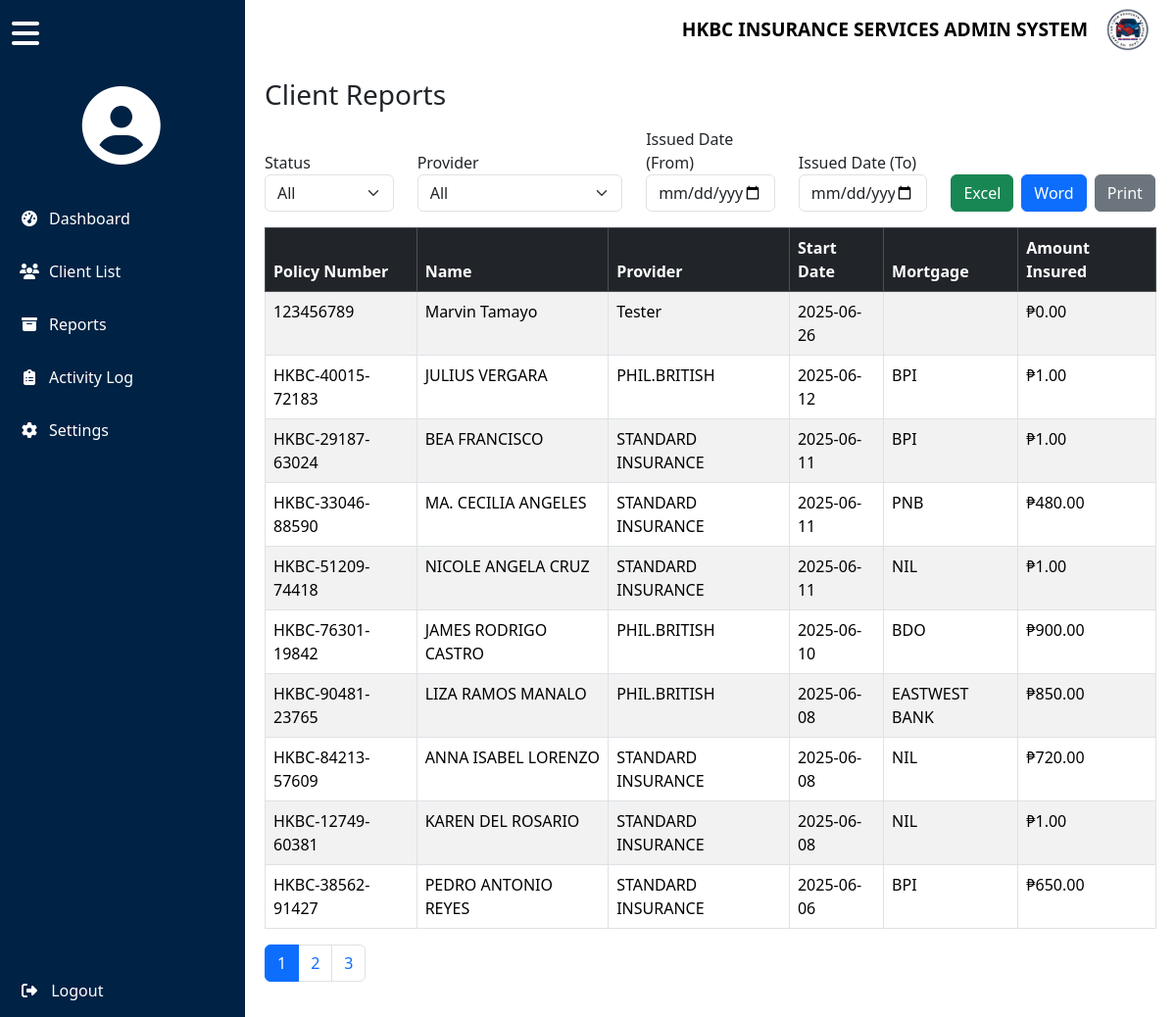
The app's page /report.php with its own data.
### tables this page shows
CREATE TABLE `cliente` (
  `id` int(11) NOT NULL AUTO_INCREMENT,
  `policy_number` varchar(255) DEFAULT NULL,
  `name` varchar(255) DEFAULT NULL,
  `provider` varchar(255) DEFAULT NULL,
  `facebook` varchar(255) DEFAULT NULL,
  `contact_number` varchar(255) DEFAULT NULL,
  `email` varchar(255) DEFAULT NULL,
  `address` varchar(255) DEFAULT NULL,
  `start_date` varchar(255) DEFAULT NULL,
  `end_date` varchar(255) DEFAULT NULL,
  `vehicle_unit` varchar(100) DEFAULT NULL,
  `chasis_no` varchar(100) DEFAULT NULL,
  `motor_no` varchar(100) DEFAULT NULL,
  `plate_no` varchar(50) DEFAULT NULL,
  `vehicle_color` varchar(255) DEFAULT NULL,
  `amount_insured` decimal(15,2) DEFAULT NULL,
  `bipd` decimal(10,2) DEFAULT NULL,
  `pa` decimal(10,2) DEFAULT NULL,
  `aon` decimal(10,2) DEFAULT NULL,
  `net_remitting` decimal(10,2) DEFAULT NULL,
  `hkbc_net` decimal(10,2) DEFAULT NULL,
  `mark_up` decimal(10,2) DEFAULT NULL,
  `late_charges` decimal(10,2) DEFAULT NULL,
  `cancelled_income` decimal(10,2) DEFAULT NULL,
  `reinstatement_fee` decimal(10,2) DEFAULT NULL,
  `make_up_agent` decimal(10,2) DEFAULT NULL,
  `comission` decimal(10,2) DEFAULT NULL,
  `source` varchar(255) DEFAULT NULL,
  `mortgage` varchar(255) DEFAULT NULL,
  `status` varchar(255) DEFAULT NULL,
  `or_number` decimal(10,2) DEFAULT NULL,
  `payment_1` decimal(10,2) DEFAULT NULL,
  `payment_2` decimal(10,2) DEFAULT NULL,
  `payment_3` decimal(10,2) DEFAULT NULL,
  `payment_4` decimal(10,2) DEFAULT NULL,
  `payment_5` decimal(10,2) DEFAULT NULL,
  `payment_6` decimal(10,2) DEFAULT NULL,
  `payment_status` varchar(100) DEFAULT NULL,
  `date_remittance` date DEFAULT NULL,
  `ctpl` varchar(100) DEFAULT NULL,
  `bank_status` varchar(100) DEFAULT NULL,
  `remarks` text DEFAULT NULL,
  `photo` varchar(255) DEFAULT NULL,
  `old_id` int(11) DEFAULT NULL,
  `created_at` datetime DEFAULT current_timestamp(),
  `is_active` tinyint(1) NOT NULL DEFAULT 1,
  PRIMARY KEY (`id`),
  UNIQUE KEY `email` (`email`)
);

### report.php (the view, shortened to what this page needs)
<?php
$servername = "localhost";
$username = "root";
$password = "";
$database = "u755652361_thesis";
$conn = new mysqli($servername, $username, $password, $database);
$page = isset($_GET['page']) ? max(1, intval($_GET['page'])) : 1;
$limit = 10;
$offset = ($page - 1) * $limit;
$start_date = $_GET['start_date'] ?? '';
$end_date = $_GET['end_date'] ?? '';
$where = [];
$whereSQL = $where ? "WHERE " . implode(" AND ", $where) : "";
$totalRes = $conn->query("SELECT COUNT(*) as total FROM cliente $whereSQL");
$totalRows = $totalRes->fetch_assoc()['total'];
$totalPages = ceil($totalRows / $limit);
$result = $conn->query("SELECT * FROM cliente $whereSQL ORDER BY id DESC LIMIT $limit OFFSET $offset");
?>
<!DOCTYPE html>
<html lang="en">
<head>
  <link href="https://cdnjs.cloudflare.com/ajax/libs/font-awesome/6.5.0/css/all.min.css" rel="stylesheet">
  <link href="https://cdn.jsdelivr.net/npm/bootstrap@5.3.2/dist/css/bootstrap.min.css" rel="stylesheet">
</head>
<body>
<header>
  <div class="header-left">
    <h2>h</h2>
  </div>
  <div class="header-right">
    <div class="title">HKBC INSURANCE SERVICES ADMIN SYSTEM</div>
    <img src="logo.png" alt="HKBC Logo" style="height: 60px; width: 60px; border-radius: 50%; background-color: white;">
  </div>
</header>
<div class="sidebar d-flex flex-column" id="sidebar">
  <button class="toggle-btn" onclick="toggleSidebar()"><i class="fas fa-bars"></i></button>
  <div class="admin-profile">
    <i class="fas fa-user-circle admin-icon"></i>
  </div>
  <ul class="flex-grow-1 w-100">
    <li><a href="dashboard.php"><i class="fas fa-tachometer-alt"></i> <span class="text">Dashboard</span></a></li>
    <li><a href="client.php"><i class="fas fa-users"></i> <span class="text">Client List</span></a></li>
    <li><a href="report.php"><i class="fas fa-archive"></i> <span class="text">Reports</span></a></li>
    <li><a href="activitylog.php"><i class="fas fa-clipboard-list"></i> <span class="text">Activity Log</span></a></li>
    <li><a href="settings.php"><i class="fas fa-cog"></i> <span class="text">Settings</span></a></li>
  </ul>
  <form action="logout.php" method="POST" class="logout-btn">
    <button type="submit" class="btn w-100 text-start text-white" style="border-radius: 0; padding: 15px 20px; border: none;">
      <i class="fas fa-sign-out-alt me-2"></i> <span class="text">Logout</span>
    </button>
  </form>
</div>
<div class="content">
  <h3 class="mb-3">Client Reports</h3>
<div class="row align-items-end mb-3">
  <div class="col-md-2">
    <label>Status</label>
    <select id="status" class="form-select">
      <option value="">All</option>
    </select>
  </div>
  <div class="col-md-3">
    <label>Provider</label>
    <select id="provider" class="form-select">
      <option value="">All</option>
    </select>
  </div>
  <div class="col-md-2">
    <label>Issued Date (From)</label>
    <input type="date" id="start_date" class="form-control" value="<?= $start_date ?>">
  </div>
  <div class="col-md-2">
    <label>Issued Date (To)</label>
    <input type="date" id="end_date" class="form-control" value="<?= $end_date ?>">
  </div>
  <div class="col-md-2 d-flex gap-2">
    <div class="w-100">
      <a href="export_excel.php?<?= $_SERVER['QUERY_STRING'] ?>" class="btn btn-success w-100">Excel</a>
    </div>
    <div class="w-100">
      <a href="export_word.php?<?= $_SERVER['QUERY_STRING'] ?>" class="btn btn-primary w-100">Word</a>
    </div>
    <div class="w-100">
      <button class="btn btn-secondary w-100" onclick="printReport()">Print</button>
    </div>
  </div>
</div>
  <div class="table-responsive">
    <table class="table table-bordered table-striped">
      <thead class="table-dark">
        <tr>
          <th>Policy Number</th>
          <th>Name</th>
          <th>Provider</th>
          <th>Start Date</th>
          <th>Mortgage</th>
          <th>Amount Insured</th>
        </tr>
      </thead>
      <tbody>
        <?php while ($row = $result->fetch_assoc()): ?>
          <tr>
            <td><?= htmlspecialchars($row['policy_number']) ?></td>
            <td><?= htmlspecialchars($row['name']) ?></td>
            <td><?= htmlspecialchars($row['provider']) ?></td>
            <td><?= htmlspecialchars($row['start_date']) ?></td>
            <td><?= htmlspecialchars($row['mortgage']) ?></td>
            <td>₱<?= number_format((float)$row['amount_insured'], 2) ?></td>
          </tr>
        <?php endwhile; ?>
      </tbody>
    </table>
  </div>
  <nav>
    <ul class="pagination">
      <?php for ($i = 1; $i <= $totalPages; $i++): ?>
        <li class="page-item <?= $i == $page ? 'active' : '' ?>">
          <a class="page-link" href="?<?= http_build_query(array_merge($_GET, ['page' => $i])) ?>"><?= $i ?></a>
        </li>
      <?php endfor; ?>
    </ul>
  </nav>
</div>
</body>
</html>

### report.php (style rules this page uses)
body { margin: 0; padding: 0; font-family: 'Segoe UI', sans-serif; display: flex; }
header { position: fixed; top: 0; left: 0; right: 0; height: 60px; background-color: white; color: black; padding: 10px 20px; z-index: 1000; display: flex; justify-content: space-between; align-items: center; }
.header-left { display: flex; align-items: center; gap: 15px; }
.header-right { display: flex; align-items: center; gap: 10px; }
.title { font-size: 1.2rem; font-weight: bold; }
.admin-profile { font-weight: 500; font-size: 0.95rem; color: white; display: flex; flex-direction: column; justify-content: center; padding: 20px; text-align: center; width: 100%; box-sizing: border-box; align-items: center; }
.admin-icon { font-size: 80px; color: white; margin-left: -25%; }
.sidebar { position: fixed; left: 0; width: 250px; height: 100%; background-color: #002244; color: white; transition: width 0.3s ease; overflow: hidden; display: flex; flex-direction: column; z-index: 1100; }
.sidebar ul { list-style: none; padding: 0; margin: 0; width: 100%; }
.sidebar li a { display: flex; align-items: center; padding: 15px 20px; color: white; text-decoration: none; transition: background 0.3s; }
.sidebar i { margin-right: 10px; width: 20px; text-align: center; }
.logout-btn { margin-top: auto; width: 100%; }
.content { margin-top: 60px; margin-left: 250px; padding: 20px; width: 100%; }
.toggle-btn { background: none; border: none; color: white; font-size: 2rem; padding: 10px 12px; text-align: left; width: 100%; cursor: pointer; }

### records on screen
cliente: policy_number "123456789", name "Marvin Tamayo", provider "Tester", start_date "2025-06-26", amount_insured "0.00"
cliente: policy_number "HKBC-40015-72183", name "JULIUS VERGARA", provider "PHIL.BRITISH", start_date "2025-06-12", mortgage "BPI", amount_insured "1.00"
cliente: policy_number "HKBC-29187-63024", name "BEA FRANCISCO", provider "STANDARD INSURANCE", start_date "2025-06-11", mortgage "BPI", amount_insured "1.00"
cliente: policy_number "HKBC-33046-88590", name "MA. CECILIA ANGELES", provider "STANDARD INSURANCE", start_date "2025-06-11", mortgage "PNB", amount_insured "480.00"
cliente: policy_number "HKBC-51209-74418", name "NICOLE ANGELA CRUZ", provider "STANDARD INSURANCE", start_date "2025-06-11", mortgage "NIL", amount_insured "1.00"
cliente: policy_number "HKBC-76301-19842", name "JAMES RODRIGO CASTRO", provider "PHIL.BRITISH", start_date "2025-06-10", mortgage "BDO", amount_insured "900.00"
cliente: policy_number "HKBC-90481-23765", name "LIZA RAMOS MANALO", provider "PHIL.BRITISH", start_date "2025-06-08", mortgage "EASTWEST BANK", amount_insured "850.00"
cliente: policy_number "HKBC-84213-57609", name "ANNA ISABEL LORENZO", provider "STANDARD INSURANCE", start_date "2025-06-08", mortgage "NIL", amount_insured "720.00"
cliente: policy_number "HKBC-12749-60381", name "KAREN DEL ROSARIO", provider "STANDARD INSURANCE", start_date "2025-06-08", mortgage "NIL", amount_insured "1.00"
cliente: policy_number "HKBC-38562-91427", name "PEDRO ANTONIO REYES", provider "STANDARD INSURANCE", start_date "2025-06-06", mortgage "BPI", amount_insured "650.00"
